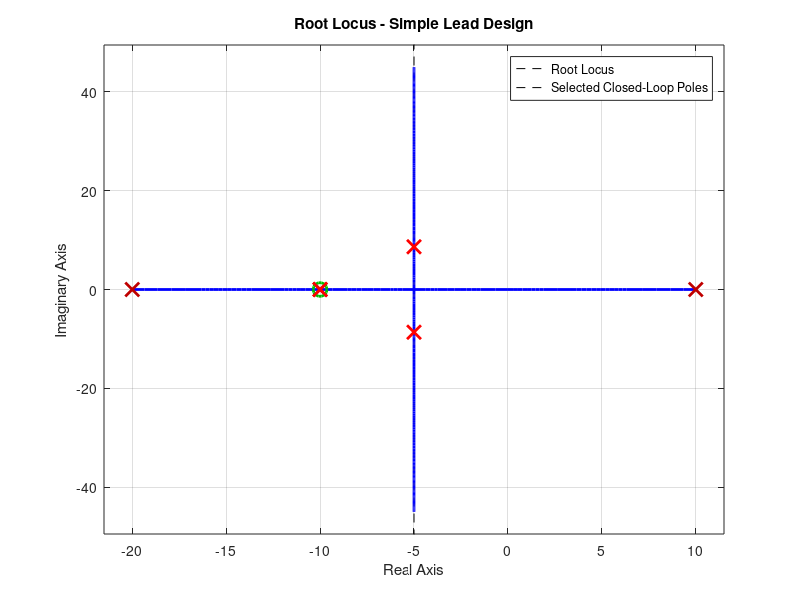
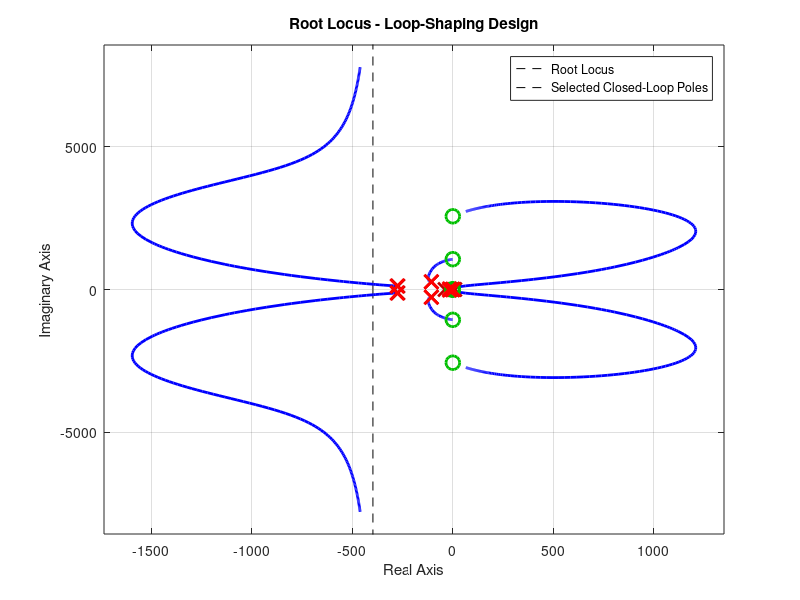
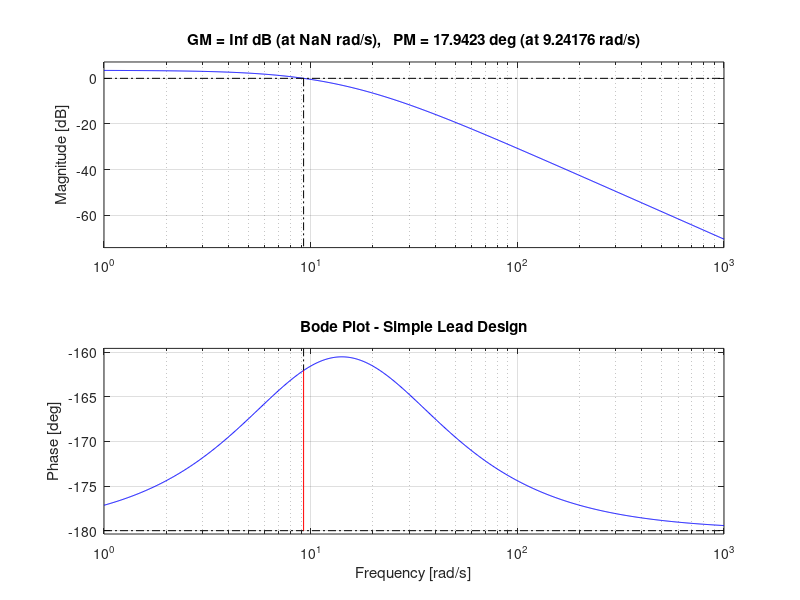
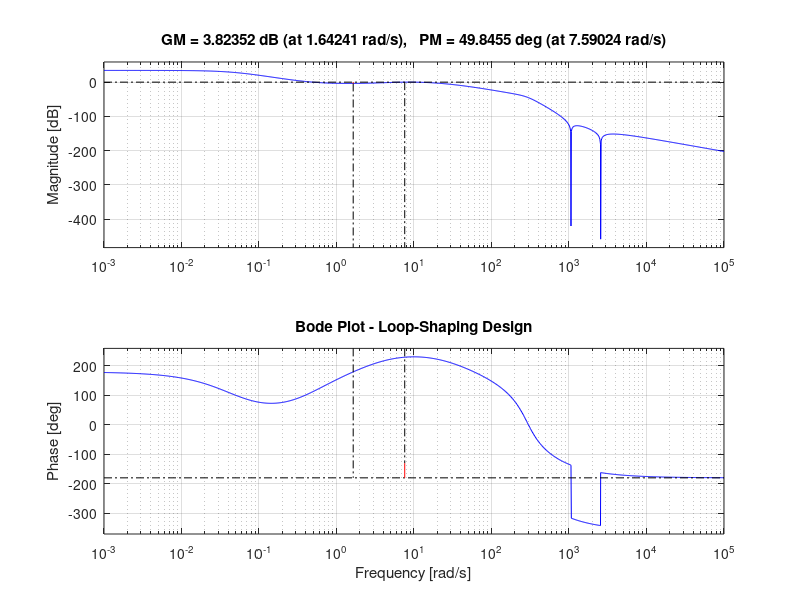

Write MATLAB code to recreate these figures, in order. (Note: this script raises an error after producing the figures.)
clear;
clc;
close all;

%%
s = tf('s');

G = 100/(s^2 - 100);

%%
D_simple = 3*(s+10)/(s+20);

L_simple = G*D_simple;

T_simple = feedback(L_simple,1);

%%
D1 = (s+2.58)/(s+38.73);

D2 = ((s+0.48)/(s+0.048))^2;

N4 = 0.001*s^4 + ...
     7683.2*s^2 + ...
     7.37895e9;

P4 = s^4 + ...
     758.932*s^3 + ...
     2.87995e5*s^2 + ...
     6.41382e7*s + ...
     7.37895e9;

D4 = N4/P4;

D0 = D1*D2*D4;

K_loop = 7.7286;

D_loop = K_loop*D0;

L_loop = G*D_loop;

T_loop = feedback(L_loop,1);

%%
fprintf('\n============================================\n');
fprintf('SIMPLE CONTROLLER\n');
fprintf('============================================\n');

D_simple

fprintf('\n============================================\n');
fprintf('LOOP-SHAPING CONTROLLER\n');
fprintf('============================================\n');

D_loop

%%
D_simple_0 = (s+10)/(s+20);

figure;

rlocus(G*D_simple_0);

grid on;

title('Root Locus - Simple Lead Design');

xlabel('Real Axis');
ylabel('Imaginary Axis');

hold on;

poles_simple = pole(T_simple);

plot(real(poles_simple), ...
     imag(poles_simple), ...
     'rx', ...
     'MarkerSize',10, ...
     'LineWidth',2);

legend('Root Locus','Selected Closed-Loop Poles');

%%
figure;

rlocus(G*D0);

grid on;

title('Root Locus - Loop-Shaping Design');

xlabel('Real Axis');
ylabel('Imaginary Axis');

hold on;

poles_loop = pole(T_loop);

plot(real(poles_loop), ...
     imag(poles_loop), ...
     'rx', ...
     'MarkerSize',10, ...
     'LineWidth',2);

legend('Root Locus','Selected Closed-Loop Poles');

%%
figure;

margin(L_simple);

grid on;

title('Bode Plot - Simple Lead Design');

%%
figure;

margin(L_loop);

grid on;

title('Bode Plot - Loop-Shaping Design');

%%
figure;

bode(L_simple,L_loop);

grid on;

legend('Simple Lead','Loop-Shaping');

title('Open-Loop Bode Plot Comparison');

%%
wg = 10;

mag_loop = abs(evalfr(L_loop,1i*wg));

mag_loop_dB = 20*log10(mag_loop);

fprintf('\n============================================\n');
fprintf('LOOP-SHAPING CROSSOVER CHECK\n');
fprintf('============================================\n');

fprintf('Desired crossover frequency = %.2f rad/s\n',wg);

fprintf('|L_loop(j10)| = %.8f\n',mag_loop);

fprintf('Magnitude at 10 rad/s = %.6f dB\n',mag_loop_dB);

%%
figure;

step(T_simple);

grid on;

title('Closed-Loop Step Response - Simple Lead Design');

xlabel('Time (seconds)');
ylabel('Output');

%%
figure;

step(T_loop);

grid on;

title('Closed-Loop Step Response - Loop-Shaping Design');

xlabel('Time (seconds)');
ylabel('Output');

%%
figure;

step(T_simple,T_loop);

grid on;

title('Closed-Loop Step Response Comparison');

xlabel('Time (seconds)');
ylabel('Output');

legend('Simple Lead','Loop-Shaping');

%%
info_simple = stepinfo(T_simple);
info_loop = stepinfo(T_loop);

fprintf('\n============================================\n');
fprintf('SIMPLE DESIGN STEP RESPONSE\n');
fprintf('============================================\n');

fprintf('Rise Time = %.6f s\n',info_simple.RiseTime);
fprintf('Settling Time = %.6f s\n',info_simple.SettlingTime);
fprintf('Overshoot = %.4f %%\n',info_simple.Overshoot);
fprintf('Peak = %.6f\n',info_simple.Peak);
fprintf('Peak Time = %.6f s\n',info_simple.PeakTime);


fprintf('\n============================================\n');
fprintf('LOOP-SHAPING DESIGN STEP RESPONSE\n');
fprintf('============================================\n');

fprintf('Rise Time = %.6f s\n',info_loop.RiseTime);
fprintf('Settling Time = %.6f s\n',info_loop.SettlingTime);
fprintf('Overshoot = %.4f %%\n',info_loop.Overshoot);
fprintf('Peak = %.6f\n',info_loop.Peak);
fprintf('Peak Time = %.6f s\n',info_loop.PeakTime);

%%
fprintf('\n============================================\n');
fprintf('SIMPLE CLOSED-LOOP POLES\n');
fprintf('============================================\n');

poles_simple


fprintf('\n============================================\n');
fprintf('LOOP-SHAPING CLOSED-LOOP POLES\n');
fprintf('============================================\n');

poles_loop

%%
fprintf('\n============================================\n');
fprintf('STABILITY CHECK\n');
fprintf('============================================\n');

if isstable(T_simple)
    fprintf('Simple design: STABLE\n');
else
    fprintf('Simple design: UNSTABLE\n');
end

if isstable(T_loop)
    fprintf('Loop-shaping design: STABLE\n');
else
    fprintf('Loop-shaping design: UNSTABLE\n');
end
